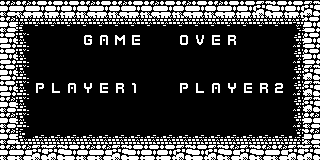

A 2D game scene composited from a Tiled map and its tileset images. What follows is a short description and the map's XML, with every tile layer's data as written:
An orthogonal 20x10 tile map with 16x16 px tiles, 1 tile layer (Kachelebene 1).

<map version="1.2" tiledversion="1.3.3" orientation="orthogonal" renderorder="right-down" width="20" height="10" tilewidth="16" tileheight="16" infinite="0" nextlayerid="2" nextobjectid="1">
 <tileset firstgid="1" source="myPONG.tsx" />
 <layer id="1" name="Kachelebene 1" width="20" height="10">
  <data encoding="csv">
1010,1010,1009,1009,1009,1010,1009,1010,1009,1010,1009,1010,1009,1010,1009,1009,1011,1009,1009,1011,
1010,622,623,623,623,623,623,623,623,623,623,623,623,623,623,623,623,623,624,1009,
1009,686,207,207,207,65,11,71,15,207,207,73,80,15,76,207,207,207,688,1009,
1009,686,207,207,207,207,207,207,207,207,207,207,207,207,207,207,207,207,688,1009,
1009,686,207,207,207,207,207,207,207,207,207,207,207,207,207,207,207,207,688,1011,
1009,686,74,70,11,131,15,76,2,207,207,74,70,11,131,15,76,3,688,1011,
1010,686,207,207,207,207,207,207,207,207,207,207,207,207,207,207,207,207,688,1011,
1010,686,207,207,207,207,207,207,207,207,207,207,207,207,207,207,207,207,688,1010,
1010,750,751,751,751,751,751,751,751,751,751,751,751,751,751,751,751,751,752,1010,
1010,1010,1011,1011,1009,1010,1010,1011,1009,1009,1009,1011,1009,1011,1010,1011,1010,1010,1011,1011
</data>
 </layer>
</map>
